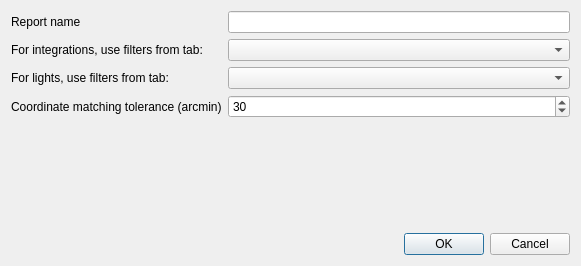
<?xml version="1.0" encoding="UTF-8"?>
<ui version="4.0">
 <class>CreateReportDialog</class>
 <widget class="QDialog" name="CreateReportDialog">
  <property name="geometry">
   <rect>
    <x>0</x>
    <y>0</y>
    <width>581</width>
    <height>266</height>
   </rect>
  </property>
  <property name="windowTitle">
   <string>Create Data Usage Report</string>
  </property>
  <layout class="QVBoxLayout" name="verticalLayout">
   <item>
    <layout class="QFormLayout" name="formLayout">
     <item row="1" column="0">
      <widget class="QLabel" name="label">
       <property name="text">
        <string>For integrations, use filters from tab:</string>
       </property>
      </widget>
     </item>
     <item row="1" column="1">
      <widget class="QComboBox" name="integrations_combo"/>
     </item>
     <item row="2" column="0">
      <widget class="QLabel" name="label_3">
       <property name="text">
        <string>For lights, use filters from tab:</string>
       </property>
      </widget>
     </item>
     <item row="2" column="1">
      <widget class="QComboBox" name="lights_combo"/>
     </item>
     <item row="0" column="1">
      <widget class="QLineEdit" name="name_edit"/>
     </item>
     <item row="0" column="0">
      <widget class="QLabel" name="label_2">
       <property name="text">
        <string>Report name</string>
       </property>
      </widget>
     </item>
     <item row="3" column="0">
      <widget class="QLabel" name="label_4">
       <property name="text">
        <string>Coordinate matching tolerance (arcmin)</string>
       </property>
      </widget>
     </item>
     <item row="3" column="1">
      <widget class="QSpinBox" name="tolerance_spin">
       <property name="value">
        <number>30</number>
       </property>
      </widget>
     </item>
    </layout>
   </item>
   <item>
    <spacer name="verticalSpacer">
     <property name="orientation">
      <enum>Qt::Orientation::Vertical</enum>
     </property>
     <property name="sizeHint" stdset="0">
      <size>
       <width>20</width>
       <height>125</height>
      </size>
     </property>
    </spacer>
   </item>
   <item>
    <widget class="QDialogButtonBox" name="buttonBox">
     <property name="orientation">
      <enum>Qt::Orientation::Horizontal</enum>
     </property>
     <property name="standardButtons">
      <set>QDialogButtonBox::StandardButton::Cancel|QDialogButtonBox::StandardButton::Ok</set>
     </property>
    </widget>
   </item>
  </layout>
 </widget>
 <resources/>
 <connections>
  <connection>
   <sender>buttonBox</sender>
   <signal>accepted()</signal>
   <receiver>CreateReportDialog</receiver>
   <slot>accept()</slot>
   <hints>
    <hint type="sourcelabel">
     <x>248</x>
     <y>254</y>
    </hint>
    <hint type="destinationlabel">
     <x>157</x>
     <y>274</y>
    </hint>
   </hints>
  </connection>
  <connection>
   <sender>buttonBox</sender>
   <signal>rejected()</signal>
   <receiver>CreateReportDialog</receiver>
   <slot>reject()</slot>
   <hints>
    <hint type="sourcelabel">
     <x>316</x>
     <y>260</y>
    </hint>
    <hint type="destinationlabel">
     <x>286</x>
     <y>274</y>
    </hint>
   </hints>
  </connection>
 </connections>
</ui>
